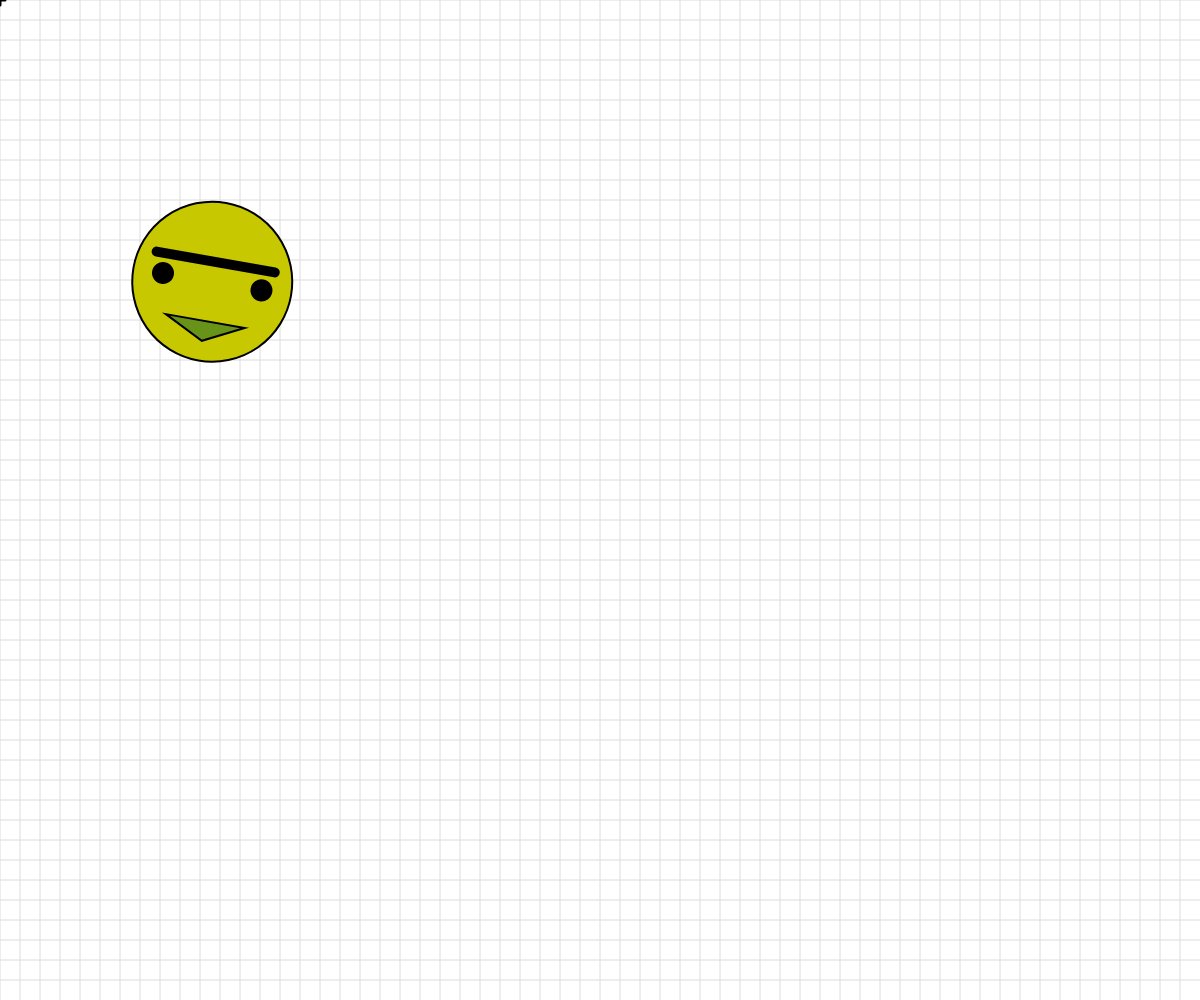
Frame 1 (no input)
Frame 60 (no input): identical to frame 1, image omitted
Frame 120 (the mouse pressed at the canvas centre since frame 60): identical to frame 1, image omitted

The p5.js sketch that drew this single still picture (run headless with seeded random() and noise() and a simulated clock; from frame 60 on, the mouse is pressed at the canvas centre):

// p5.js sketch
// ── sketch.js
// Basic Transformations Sandbox


let originalSpacing = 20;


function setup() {
  createCanvas(windowWidth, windowHeight);
}

function draw() {
  background(255);
  drawBasicGrid(220);

  //transformation one: TRANSLATION
  //transformation three: ROTATION
  //reminder: rotations are measured in radians, not degrees! Functions can help with the conversion...
 


  //Combinations of Transformations
  push();
  translate(50,50);
  scale(2);
  rotate(radians(10));
  face(100,100);

  pop();
  

}


function face(x, y) {
  //draw a face at x,y
  push();
  translate(x,y);
  ellipseMode(CENTER);
  fill(200,200,0);
  stroke(0);
  ellipse(0,0,80,80);
  fill(90, 140, 30, 220);
  triangle(-20, 20, 20, 20, 0, 30);
  fill(0);
  ellipse(-25,0,10,10);
  ellipse(25,0,10,10);
  strokeWeight(5);
  line(-30,-10,30,-10);
  strokeWeight(1);
  pop();

}

function rectangleRed(x, y) {
  //draw a red rectangle at x,y (sized 50 pixels square) - to visualize what happens to the coordinate system
  //when different basic transformations are applied.
  noStroke();
  fill(255, 0, 0, 150);
  rect(x, y, 50, 50);

}

function rectangleBlue(x, y) {
  //draw a red rectangle at x,y (sized 50 pixels square) - to visualize what happens to the coordinate system
  //when different basic transformations are applied.
  noStroke();
  fill(0, 0, 255, 150);
  rect(x, y, 50, 50);

}

function drawBasicGrid(shade) {
  //draw the normal cartesian Coordinate Grid, in a light color. Spaced at 20 px by default
  stroke(shade);
  for (let x = 0; x < width; x += 20) {
    line(x, 0, x, height);
  }
  for (let y = 0; y < height; y += 20) {
    line(0, y, width, y);
  }

  //Draw "X" at the origin
  strokeWeight(3);
  stroke(0);
  line(-5,0,5,0);
  line(0,5,0,-5);
  strokeWeight(1);
}
